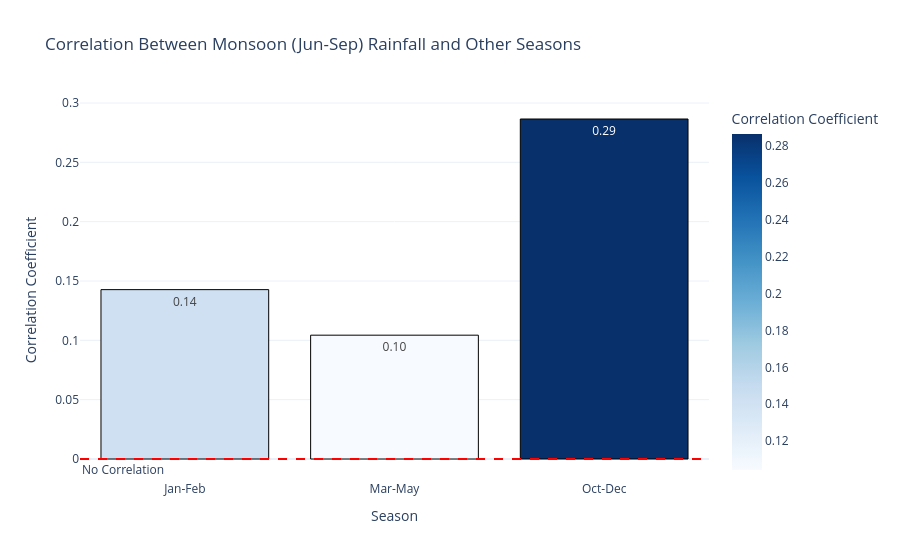

Notebook cell for this chart:
### Code cell
# correlation analysis between monsoon (Jun-Sep) rainfall and other seasons
seasonal_columns = ['Jan-Feb', 'Mar-May', 'Jun-Sep', 'Oct-Dec']
monsoon_column = 'Jun-Sep'
relationships = {}

for season in seasonal_columns:
    if season != monsoon_column:
        corr, _ = pearsonr(df[monsoon_column], df[season])
        relationships[season] = corr

correlation_data = pd.DataFrame({
    'Season': list(relationships.keys()),
    'Correlation Coefficient': list(relationships.values())
})

fig = px.bar(
    correlation_data,
    x='Season',
    y='Correlation Coefficient',
    title='Correlation Between Monsoon (Jun-Sep) Rainfall and Other Seasons',
    labels={'Season': 'Season', 'Correlation Coefficient': 'Correlation Coefficient'},
    text='Correlation Coefficient',
    color='Correlation Coefficient',
    color_continuous_scale='Blues'
)

fig.add_hline(
    y=0,
    line_dash="dash",
    line_color="red",
    annotation_text="No Correlation",
    annotation_position="bottom left"
)

fig.update_traces(marker_line_color='black', marker_line_width=1, texttemplate='%{text:.2f}')
fig.update_layout(
    template='plotly_white',
    height=500
)

fig.show()

### Figure 1 — Plotly figure (JSON) as saved in the notebook; plotly's stock layout.template omitted (floating-point values rounded to 4 significant figures)
{"data": [{"alignmentgroup": "True", "hovertemplate": "Season=%{x}<br>Correlation Coefficient=%{marker.color}<extra></extra>", "legendgroup": "", "marker": {"color": [0.1427, 0.1043, 0.2865], "coloraxis": "coloraxis", "line": {"color": "black", "width": 1}, "pattern": {"shape": ""}}, "name": "", "offsetgroup": "", "orientation": "v", "showlegend": false, "text": [0.1427, 0.1043, 0.2865], "textposition": "auto", "texttemplate": "%{text:.2f}", "type": "bar", "x": ["Jan-Feb", "Mar-May", "Oct-Dec"], "xaxis": "x", "y": [0.1427, 0.1043, 0.2865], "yaxis": "y"}], "layout": {"annotations": [{"showarrow": false, "text": "No Correlation", "x": 0, "xanchor": "left", "xref": "x domain", "y": 0, "yanchor": "top", "yref": "y"}], "autosize": true, "barmode": "relative", "coloraxis": {"colorbar": {"title": {"text": "Correlation Coefficient"}}, "colorscale": [[0, "rgb(247,251,255)"], [0.125, "rgb(222,235,247)"], [0.25, "rgb(198,219,239)"], [0.375, "rgb(158,202,225)"], [0.5, "rgb(107,174,214)"], [0.625, "rgb(66,146,198)"], [0.75, "rgb(33,113,181)"], [0.875, "rgb(8,81,156)"], [1, "rgb(8,48,107)"]]}, "legend": {"tracegroupgap": 0}, "shapes": [{"line": {"color": "red", "dash": "dash"}, "type": "line", "x0": 0, "x1": 1, "xref": "x domain", "y0": 0, "y1": 0, "yref": "y"}], "title": {"text": "Correlation Between Monsoon (Jun-Sep) Rainfall and Other Seasons"}, "xaxis": {"anchor": "y", "autorange": true, "domain": [0, 1], "range": [-0.5, 2.5], "title": {"text": "Season"}, "type": "category"}, "yaxis": {"anchor": "x", "autorange": true, "domain": [0, 1], "range": [-0.01803, 0.3025], "title": {"text": "Correlation Coefficient"}, "type": "linear"}}}
